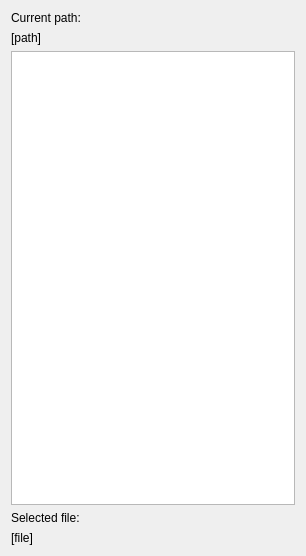
<?xml version="1.0" encoding="UTF-8"?>
<ui version="4.0">
 <class>FileSelectionWidget</class>
 <widget class="QWidget" name="FileSelectionWidget">
  <property name="geometry">
   <rect>
    <x>0</x>
    <y>0</y>
    <width>306</width>
    <height>556</height>
   </rect>
  </property>
  <property name="windowTitle">
   <string>Form</string>
  </property>
  <layout class="QGridLayout" name="gridLayout">
   <item row="0" column="0">
    <layout class="QVBoxLayout" name="verticalLayout">
     <item>
      <widget class="QLabel" name="label">
       <property name="text">
        <string>Current path:</string>
       </property>
      </widget>
     </item>
     <item>
      <widget class="QLabel" name="lblPath">
       <property name="text">
        <string>[path]</string>
       </property>
       <property name="wordWrap">
        <bool>true</bool>
       </property>
      </widget>
     </item>
     <item>
      <widget class="QListView" name="listView"/>
     </item>
     <item>
      <widget class="QLabel" name="label_2">
       <property name="text">
        <string>Selected file:</string>
       </property>
      </widget>
     </item>
     <item>
      <widget class="QLabel" name="lblFile">
       <property name="text">
        <string>[file]</string>
       </property>
       <property name="wordWrap">
        <bool>true</bool>
       </property>
      </widget>
     </item>
    </layout>
   </item>
  </layout>
 </widget>
 <resources/>
 <connections/>
</ui>
